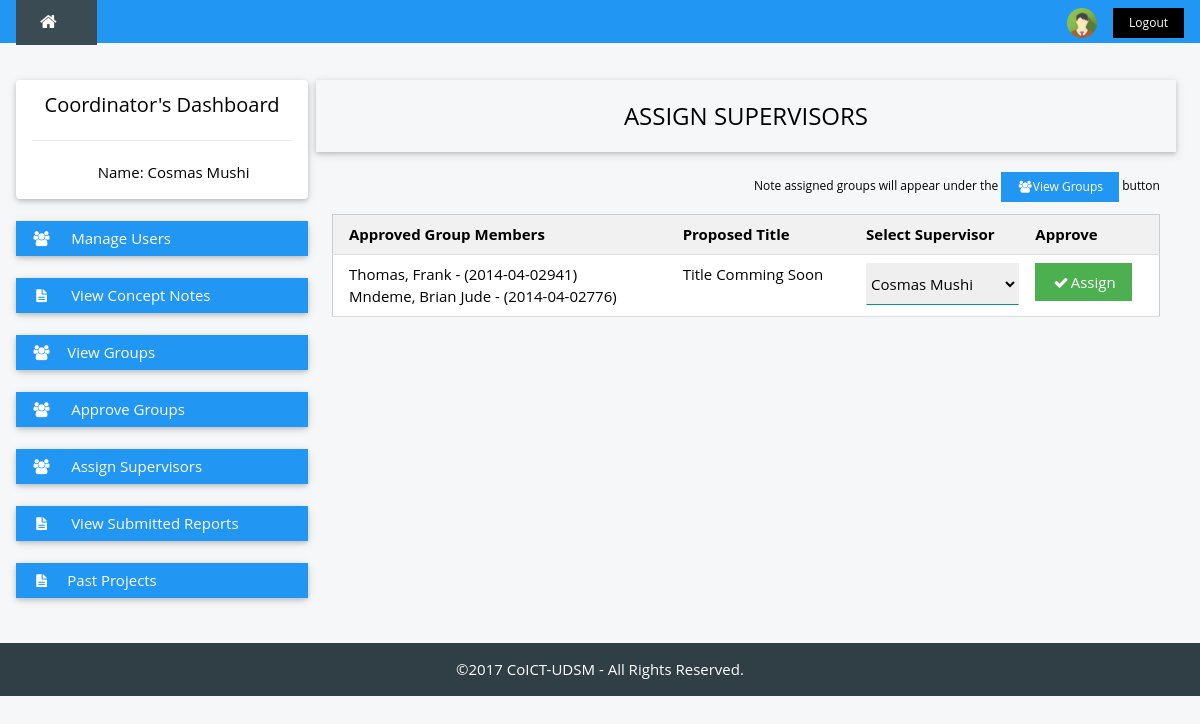
Screenshot of /coordinator/assign-supervisor.php with the database file from the repository.
### tables this page shows
CREATE TABLE `suggestedgroup` (
  `sugId` int(11) NOT NULL,
  `fMember` varchar(13) NOT NULL,
  `sMember` varchar(13) NOT NULL,
  `tMember` varchar(13) NOT NULL,
  `proposedTitle` varchar(100) NOT NULL,
  `approval` varchar(10) NOT NULL
);

CREATE TABLE `student` (
  `regNo` varchar(13) NOT NULL,
  `fName` varchar(25) NOT NULL,
  `mName` varchar(25) DEFAULT NULL,
  `lName` varchar(25) NOT NULL,
  `email` varchar(30) NOT NULL,
  `phoneNo` varchar(20) NOT NULL,
  `course` varchar(50) NOT NULL
);

### coordinator/assign-supervisor.php (the view, shortened to what this page needs)
<?php
  include '../header.php';
?>
<div class="w3-container w3-content" style="max-width:1400px;margin-top:80px">
  <div class="w3-row">
    <div class="w3-col m3">
    <?php
      include 'coord-nav.php';
    ?>
    </div>
    <div class="w3-col m9">
      <div id="main">
      <div class="w3-row-padding">
        <div class="w3-card-2 ">
            <div class="w3-container w3-padding">
              <div class="w3-col m12">
              <h3 class="w3-center">ASSIGN SUPERVISORS</h3>
              </div>
            </div>
          </div>
        <div class=" ">
         <div class="w3-container w3-padding">
         <p class="w3-small w3-right-align">Note assigned groups will appear under the <button onclick="viewGroups()" class="w3-btn w3-blue w3-left-align"><i class="fa fa-users fa-fw "></i>View Groups </button> button</p>
          <div class="w3-center">
           <?php
            $sqlgrp = mysqli_query($dbcon, "SELECT * FROM `suggestedgroup` WHERE approval='approved'") or die(mysqli_error($dbcon));
            $num_row = mysqli_num_rows($sqlgrp);
            if ($num_row < 0) {
              echo "There are groups to assign";
             }
             else { ?>
               <table class="w3-table-all">
                <thead>
                  <tr class="w3-light-grey">
                    <th>Approved Group Members</th>
                    <th>Proposed Title</th>
                    <th>Select Supervisor </th>
                    <th>Approve</th>
                  </tr>
                </thead>
                <?php
                  while($group_row = mysqli_fetch_array($sqlgrp)) {
                ?>
                <tr>
                  <td>
                  <?php
                   	$member1 = $group_row['fMember'];
                    $result1 = mysqli_query($dbcon, "SELECT * FROM student WHERE regNo = '$member1'") or die(mysqli_error());
                    $member_row1 = mysqli_fetch_array($result1);
                    echo $member_row1['lName'].", ".$member_row1['fName']." ".$member_row1['mName']." - (".$member1.")<br> ";
                    $member2 =  $group_row['sMember'];
                    $result2 = mysqli_query($dbcon, "SELECT * FROM student WHERE regNo = '$member2'") or die(mysqli_error());
                    $member_row2 = mysqli_fetch_array($result2);
                    if (!empty($member_row2)) {
                    	echo $member_row2['lName'].", ".$member_row2['fName']." ".$member_row2['mName']." - (".$member2.")<br> ";
                  	}
                  ?>
                  </td>
                  <td>Title Comming Soon</td>
                  <td>
                  	<select class="w3-select" name="option">
                  	<?php
                  		$result = mysqli_query($dbcon, "SELECT * FROM supervisor") or die(mysql_error());
                  		while ($user_row = mysqli_fetch_array($result)) {
                  		$supervisor = $user_row['empId'];
						echo "<option value=".$supervisor.">".$user_row['fName']." ".$user_row['lName']."</option>";
						 } ?>
					</select>
                   </td>
                  	<td>
                    <button class="w3-padding w3-btn w3-green " onclick="assignSupervisor()"><i class="fa fa-check fa-fw"></i>Assign</button>
                    </td>
                </tr>
                <?php }  ?>
              </table>
             <?php }
             ?>
            </div>
          </div>
        </div>
      </div>
      <br />
      </div>
    </div>
  </div>
</div>
<br>
<?php
  include '../footer.php';
?>
</body>
</html>

### styles/w3-theme-blue-grey.css (style rules this page uses)
.w3-theme-l5 { color:#000 !important; background-color:#f5f7f8 !important }

### header.php (style rules this page uses)
html,body,h1,h2,h3,h4,h5 { font-family: "Open Sans", sans-serif }

### rows the page displays
suggestedgroup: student.lName "Thomas", student.fName "Frank", fMember "2014-04-02941", student.lName "Mndeme", student.fName "Brian", student.mName "Jude", sMember "2014-04-02776"

### other values shown
$yr[year] "2017"
form field option "Cosmas Mushi"
